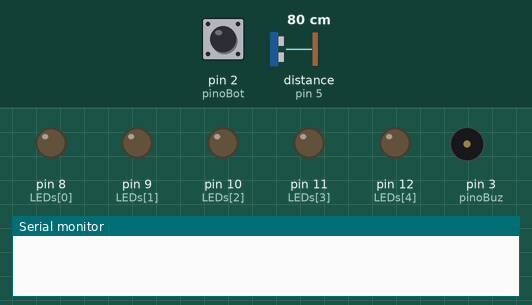
Bench run of a sketch on a simulated Arduino Uno, built with avr-gcc and run on an emulated ATmega328P. On the bench: output pins drawn as LEDs (lit = HIGH), buzzer (waves = sounding), the last lines printed to the serial monitor. The inputs (shaded band) are chosen by the test bench; at power-on: pin 2 (pinoBot) HIGH, distance to the obstacle (sensor on pin 5) 80 cm. The echo pulse lasts 58.3 µs per cm; pins used as bus, display or sensor lines are not drawn.

Above: at 1.2 s.
1.3 s: pin 2 (pinoBot) pulled LOW for 0.15 s
At 2.3 s:
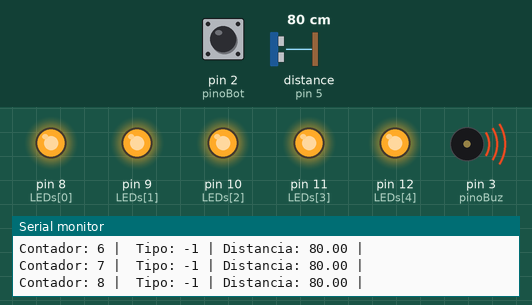
4.4 s: distance to the obstacle (sensor on pin 5) set to 65 cm
7.2 s: distance to the obstacle (sensor on pin 5) set to 56 cm
At 7.62 s:
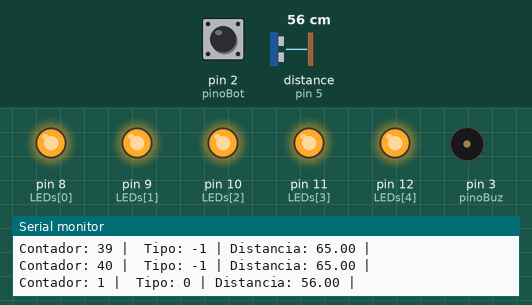
10.2 s: distance to the obstacle (sensor on pin 5) set to 35 cm
At 10.71 s:
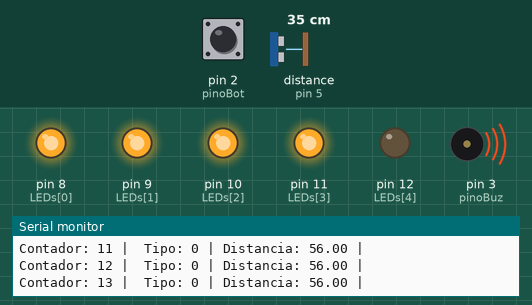
13.2 s: pin 2 (pinoBot) pulled LOW for 1 s
16.2 s: distance to the obstacle (sensor on pin 5) set to 43 cm
At 16.51 s:
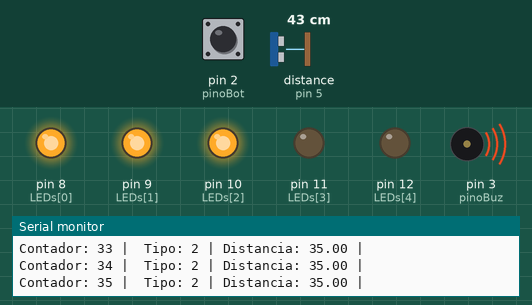
Timing chart, 0 to 20.2 s (numbered marks = the images above; inputs shaded):
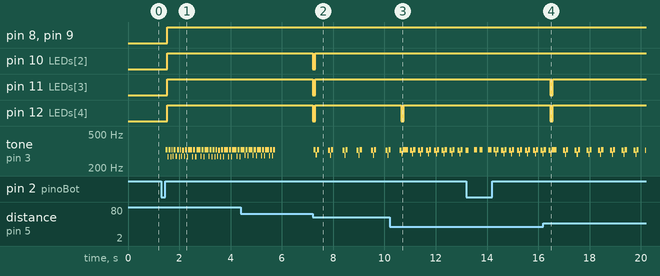

The sketch:

sensor-de-proximidade-v4.ino
```cpp
#include <Ultrasonic.h>

bool ligado = false;
int a_tipo = -1;
int car_offset = 20;
int count = 0;

int nivel1 = 1;
int nivel2 = 2;

int secDebug = 0;

const int pinoBot = 2;
const int pinoBuz = 3;
const int trig = 4;
const int echo = 5;
const int LEDs[] = {8, 9, 10, 11, 12};
const int qtdLED = 5;

void tom(char pino, int frequencia, int duracao){
  float periodo = 1000.0/frequencia; //Periodo em ms
  for (int i = 0; i< duracao/(periodo);i++){ //Executa a rotina de dentro o tanta de vezes que a frequencia desejada cabe dentro da duracao
    digitalWrite(pinoBuz,HIGH);
    delayMicroseconds(periodo*500); //Metade do periodo em ms
    digitalWrite(pinoBuz, LOW);
    delayMicroseconds(periodo*500);
  }
}

void debug(float cmMsec) {
  Serial.print("Contador: ");
  Serial.print(count);
  Serial.print(" | ");
  Serial.print(" Tipo: ");
  Serial.print(a_tipo);
  Serial.print(" | ");
  Serial.print("Distancia: ");
  Serial.print(cmMsec);
  Serial.print(" | ");
  Serial.print("\n");
}

void setup()
{
  Serial.begin(9600);
  pinMode(pinoBuz, OUTPUT);
  pinMode(pinoBot, INPUT_PULLUP);

  for(int i = 0; i < qtdLED; i++) {
    pinMode(LEDs[i], OUTPUT);
  }
}

void loop()
{

  if(!digitalRead(pinoBot)) {
    delay(120);
    ligado = !ligado;
  }

  if(ligado) {

    Ultrasonic ultrasonic(trig, echo);
    float cmMsec = ultrasonic.read();

    if(cmMsec >= 30 + car_offset && cmMsec < 40 + car_offset) {

      if(a_tipo != 0) {
        a_tipo = 0;
        count = 0;
        for (int i = qtdLED; i > qtdLED - 4; i--) {
          digitalWrite(LEDs[i], LOW);
        }
      }
      else {
        if(count < 20 * nivel1) {
          tom(10, 330, 100);
          for(int i = 0; i < qtdLED - 4; i++) {
            digitalWrite(LEDs[i], HIGH);
          }
          delay(350 + secDebug);
          count++;

          debug(cmMsec);
        }
      }
    }

    if(cmMsec >= 20 + car_offset && cmMsec < 30 + car_offset) {

      if(a_tipo != 1) {
        a_tipo = 1;
        count = 0;
        for(int i = qtdLED; i > qtdLED - 3; i--) {
          digitalWrite(LEDs[i], LOW);
        }
      }
      else {
          if(count < 20 * nivel1) {
            tom(10, 330, 100);
            for(int i = 0; i < qtdLED - 3; i++) {
            digitalWrite(LEDs[i], HIGH);
            }
            delay(250 + secDebug);
            count++;

            debug(cmMsec);
          }
      }
    }
    if(cmMsec >= 15 + car_offset && cmMsec < 20 + car_offset) {

      if(a_tipo != 2) {
        a_tipo = 2;
        count = 0;
        for(int i = qtdLED; i > qtdLED - 2; i--) {
          digitalWrite(LEDs[i], LOW);
        }
      }
      else {
        if(count < 20 * nivel2) {
          tom(10, 330, 100);
          for(int i = 0; i < qtdLED - 2; i++) {
            digitalWrite(LEDs[i], HIGH);
          }
          delay(100 + secDebug);
          count++;

          debug(cmMsec);
        }
      }
    }
    if(cmMsec < 15 + car_offset && cmMsec > 6 + car_offset) {
      if(a_tipo != 3) {
        a_tipo = 3;
        count = 0;
        for(int i = qtdLED; i > qtdLED - 1; i--) {
          digitalWrite(LEDs[i], LOW);
        }
      }
      else if(count < 20 * nivel1){
        tom(10, 330, 100);
        for(int i = 0; i < qtdLED - 1; i++) {
          digitalWrite(LEDs[i], HIGH);
        }
        delay(50 + secDebug);
        count++;

        debug(cmMsec);
      }
    }
    if(cmMsec <= 6 + car_offset) {
      if(a_tipo != 4) {
        a_tipo = 4;
        count = 0;
        }
      }
      else if(count < 20 * nivel2){
        tom(10, 330, 100);
        for(int i = 0; i < qtdLED; i++) {
          digitalWrite(LEDs[i], HIGH);
        }
        delay(secDebug);
        count++;

        debug(cmMsec);
      }
  }

}
```

Measured:
- the behaviour switches between 60 and 59 cm on distance to the obstacle (sensor on pin 5) (found by bisection; images 1 and 2)
- the behaviour switches between 39 and 40 cm on distance to the obstacle (sensor on pin 5) (found by bisection; images 3 and 4)
- after the input at 1.3 s, pin 8 (LEDs[0]), pin 9 (LEDs[1]), pin 10 (LEDs[2]), pin 11 (LEDs[3]), pin 12 (LEDs[4]): LOW → HIGH after 0.23 s; tone on pin 3 (pinoBuz): plays 327 Hz for 0.08 s, 272 Hz for 0.04 s, 326 Hz for 0.08 s, 272 Hz for 0.04 s, 326 Hz for 0.04 s, 273 Hz for 0.04 s … (45 notes in this stretch), starting after 0.17 s
- after the input at 7.2 s, pin 10 (LEDs[2]), pin 11 (LEDs[3]), pin 12 (LEDs[4]): HIGH → LOW at once, → HIGH 0.10 s later; tone on pin 3 (pinoBuz): plays 327 Hz for 0.08 s, 285 Hz for 0.04 s, 326 Hz for 0.08 s, 324 Hz for 0.08 s, 283 Hz for 0.04 s, 326 Hz for 0.08 s … (18 notes in this stretch), starting after 0.05 s
- after the input at 10.2 s, pin 12 (LEDs[4]): HIGH → LOW after 0.46 s, → HIGH 0.10 s later
- after the input at 16.2 s, pin 11 (LEDs[3]), pin 12 (LEDs[4]): HIGH → LOW after 0.27 s, → HIGH 0.10 s later
